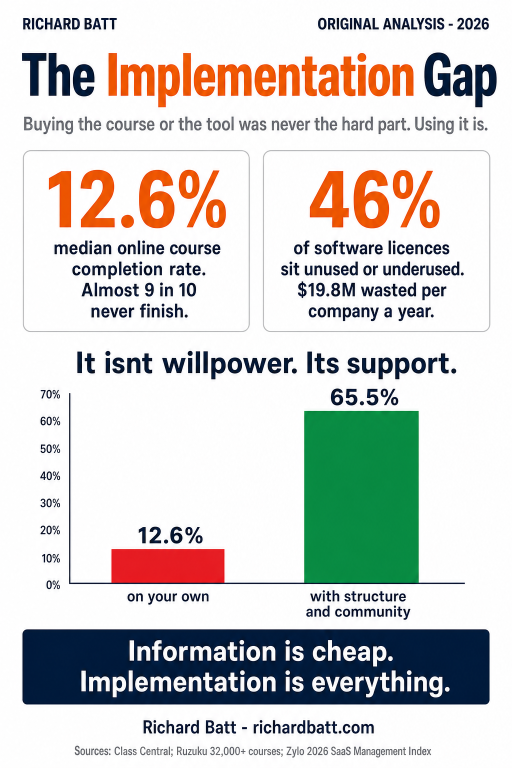
#> input picture fal-agent/image_gpt-image-2.0_20260525_223841_0.png, 1024 x 1536 px (shown at 1/2 size)
$ python postprocess-journey-asset.py --kind background --input ../../fal-agent/image_gpt-image-2.0_20260525_223841_0.png --output out.png
#> lines starting #> are read from the running program, lines starting #| are printed output that depends on the picture
#> in process_background, img is the input picture: PIL image 1024x1536 RGB; mean R, G, B 208.1, 209.2, 206.4
#!/usr/bin/env python3
import argparse
from pathlib import Path

from PIL import Image, ImageFilter


BACKGROUND_SIZE = (1672, 941)
CHARACTER_SIZE = (280, 380)
LOGO_SIZE = (640, 640)


def crop_to_aspect(img: Image.Image, aspect: float) -> Image.Image:
#> called with aspect = 1.78
    width, height = img.size
#> width = 1024; height = 1536
    current = width / height
#> current = 0.667
    if abs(current - aspect) < 0.001:
        return img
    if current > aspect:
        new_width = round(height * aspect)
        left = (width - new_width) // 2
        return img.crop((left, 0, left + new_width, height))
    new_height = round(width / aspect)
#> new_height = 576
    top = (height - new_height) // 2
#> top = 480
    return img.crop((0, top, width, top + new_height))
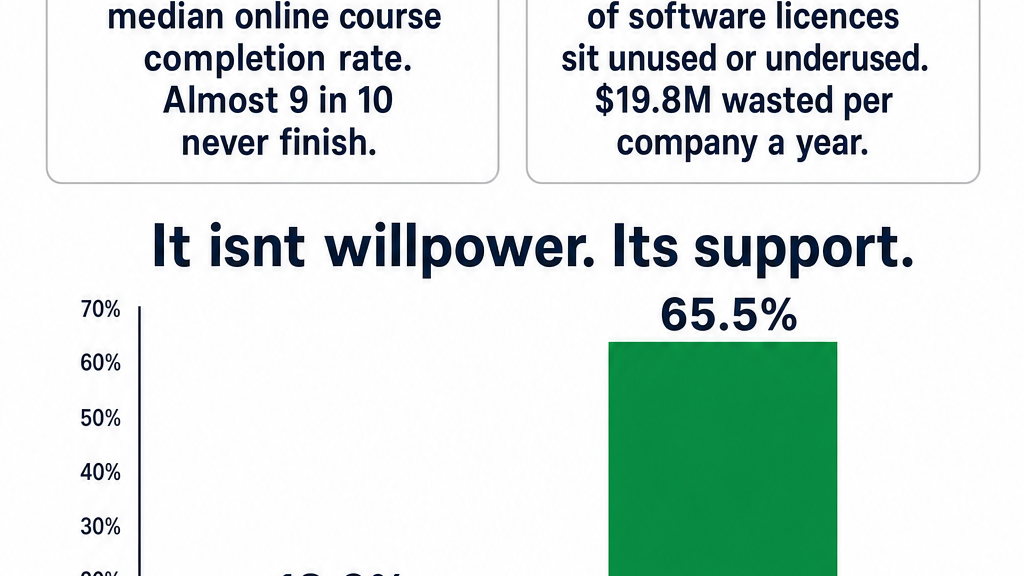
#> returned value: PIL image 1024x576 RGB; mean R, G, B 213.8, 226.5, 221.7


def process_background(src: Path, dest: Path) -> None:
    img = Image.open(src).convert("RGB")
    img = crop_to_aspect(img, BACKGROUND_SIZE[0] / BACKGROUND_SIZE[1])
    img = img.resize(BACKGROUND_SIZE, Image.Resampling.LANCZOS)
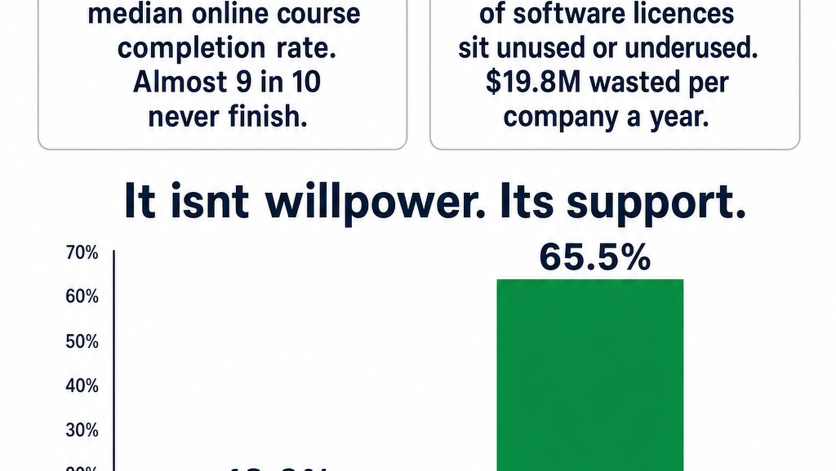
#> img: PIL image 1672x941 RGB (shown at 1/2 size); mean R, G, B 213.8, 226.4, 221.6
    dest.parent.mkdir(parents=True, exist_ok=True)
    img.save(dest)


# [65 lines left out: functions chroma_key_green, shave_fringe, process_logo, process_character, not called in this run]


def main() -> None:
    parser = argparse.ArgumentParser()
    parser.add_argument("--kind", choices=["background", "character", "logo"], required=True)
    parser.add_argument("--input", required=True)
    parser.add_argument("--output", required=True)
    args = parser.parse_args()

    src = Path(args.input)
    dest = Path(args.output)
    if args.kind == "background":
        process_background(src, dest)
    elif args.kind == "logo":
        process_logo(src, dest)
    else:
        process_character(src, dest)


if __name__ == "__main__":
    main()

$ run again, on fal-agent/image_imagen4_20260416_111802_0.png
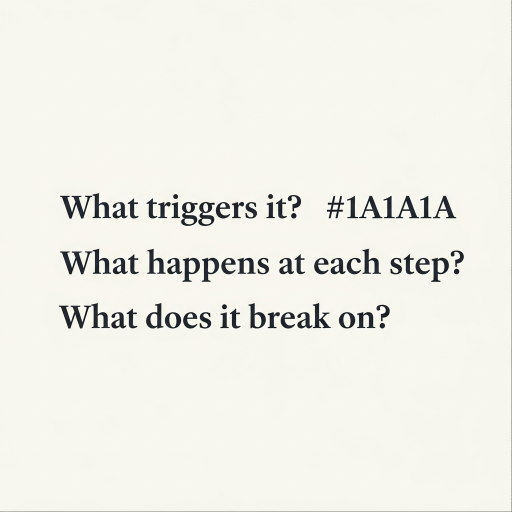
#> input picture fal-agent/image_imagen4_20260416_111802_0.png, 1024 x 1024 px (shown at 1/2 size)
#> in process_background, img is the input picture: PIL image 1024x1024 RGB; mean R, G, B 239.7, 239.7, 232.1
#> in crop_to_aspect, `return img.crop((0, top, width, top + new_height))`:
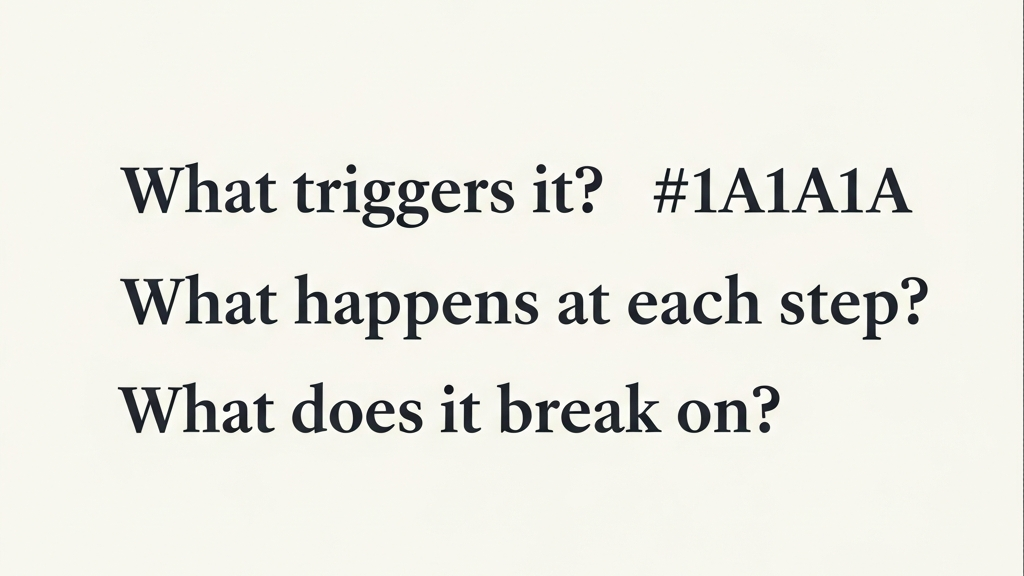
#> returned value: PIL image 1024x576 RGB; mean R, G, B 234.6, 234.6, 227.4
#> in process_background, `img = img.resize(BACKGROUND_SIZE, Image.Resampling.LANCZOS)`:
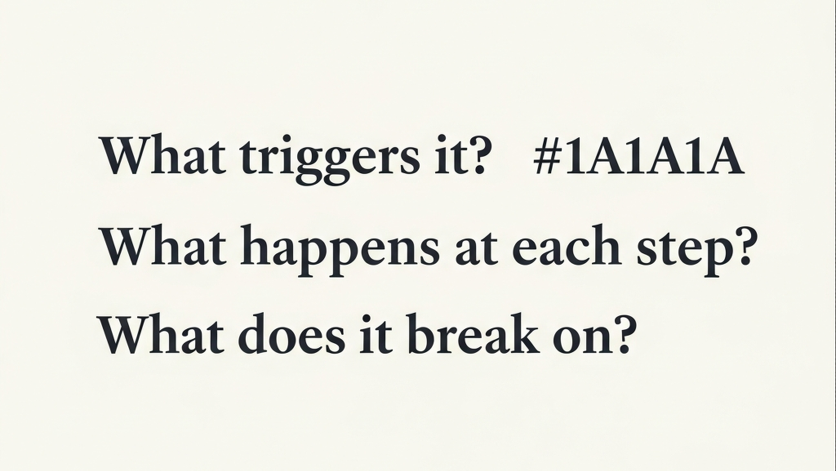
#> img: PIL image 1672x941 RGB (shown at 1/2 size); mean R, G, B 234.6, 234.5, 227.4

$ run again, on fal-agent/image_imagen4_20260416_111824_0.png
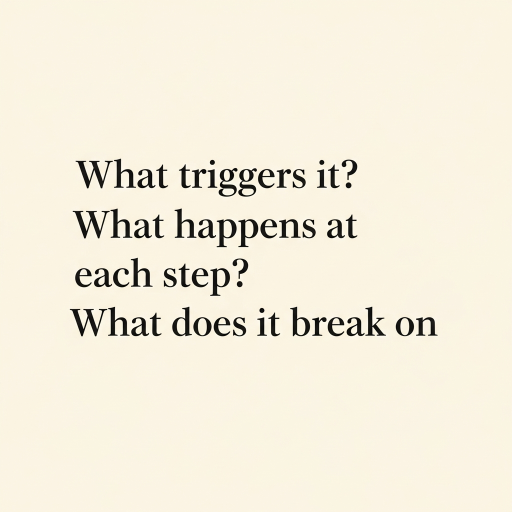
#> input picture fal-agent/image_imagen4_20260416_111824_0.png, 1024 x 1024 px (shown at 1/2 size)
#> in process_background, img is the input picture: PIL image 1024x1024 RGB; mean R, G, B 243.1, 236.8, 219.8
#> in crop_to_aspect, `return img.crop((0, top, width, top + new_height))`:
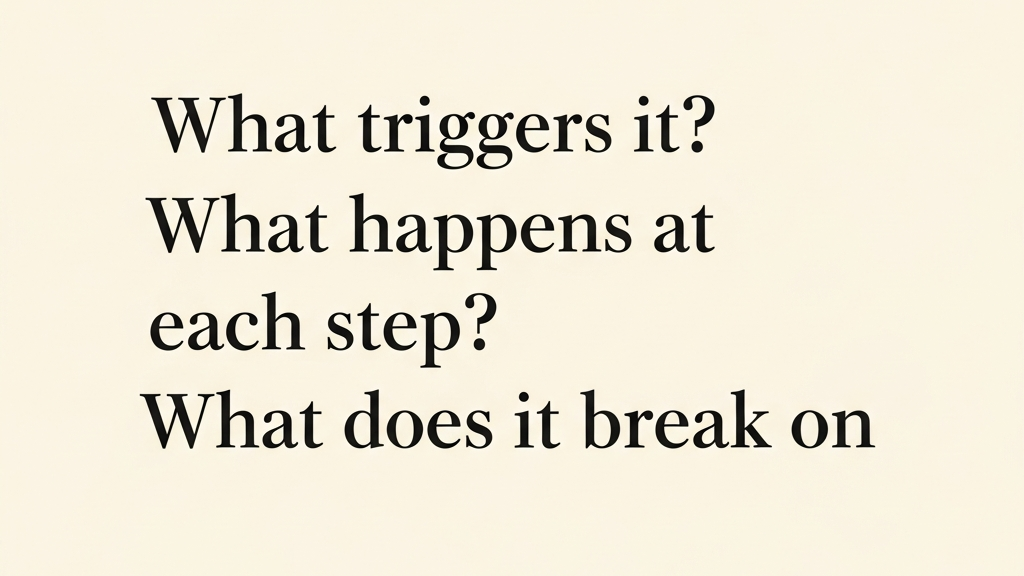
#> returned value: PIL image 1024x576 RGB; mean R, G, B 237.2, 231, 214.1
#> in process_background, `img = img.resize(BACKGROUND_SIZE, Image.Resampling.LANCZOS)`:
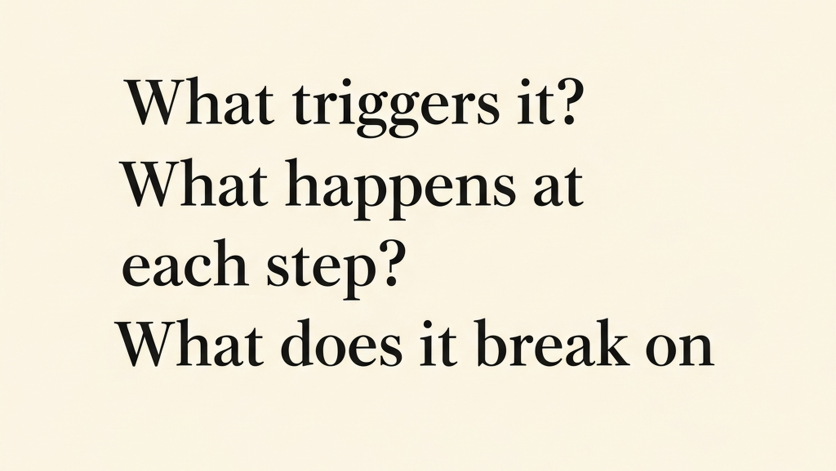
#> img: PIL image 1672x941 RGB (shown at 1/2 size); mean R, G, B 237.1, 231, 214.1
